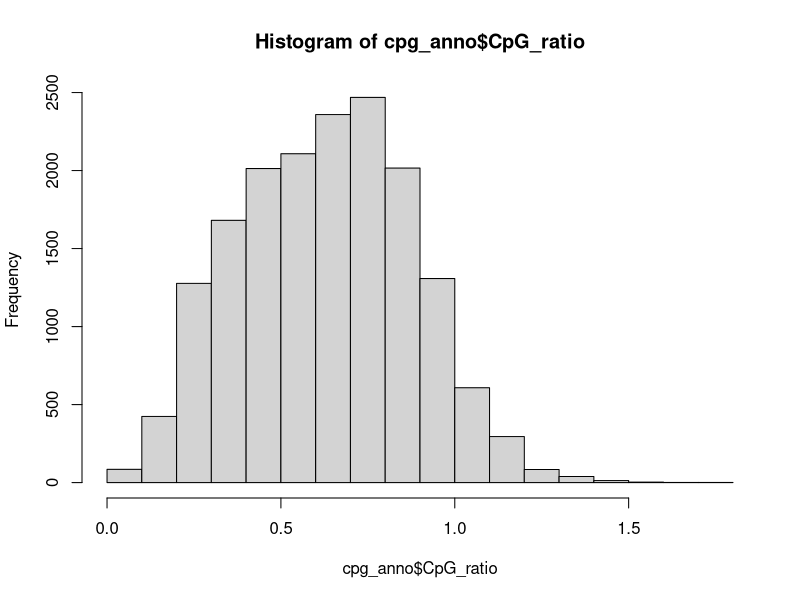
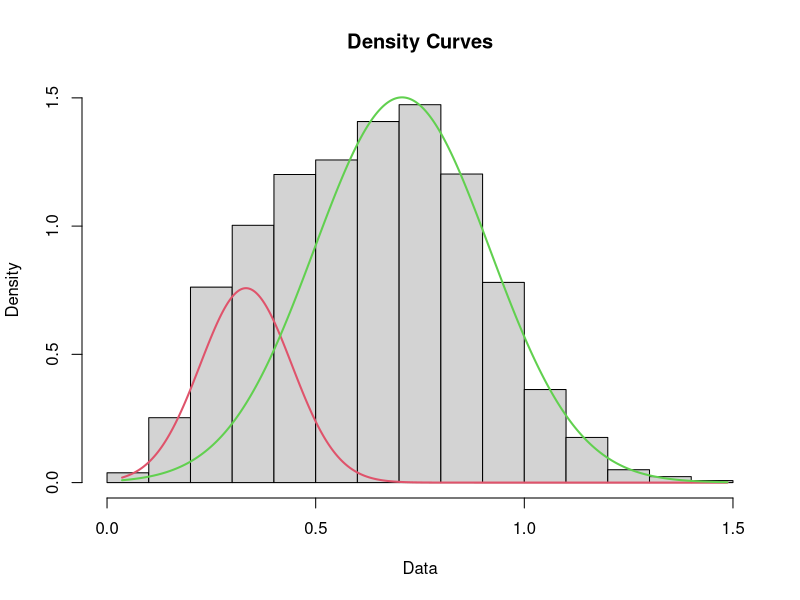
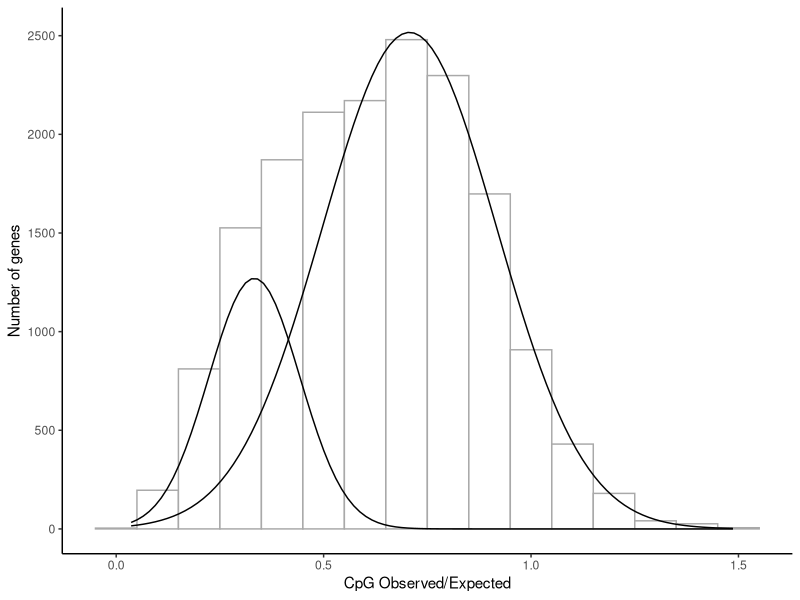

Write the R code that produced these figures, in order.
## ---- chunk 1
knitr::opts_chunk$set(echo = TRUE)
## ---- chunk 2
library(plyr)
library(dplyr)
library(ggplot2)
library(mixtools)
library(fitdistrplus)
## ---- chunk 3
cpg_anno <- read.delim("data/WGBS/Pacuta_cpg_anno.txt", header=FALSE) %>%
  rename(Gene = V1) %>% rename(CpG_ratio = V2)

set.seed(101)
## ---- chunk 4
range(cpg_anno$CpG_ratio)
hist(cpg_anno$CpG_ratio)

cpg_anno <- cpg_anno %>% 
  filter(CpG_ratio >= 0.001) %>% # setting minimum
  filter(CpG_ratio <= 1.5) # setting maximum 

range(cpg_anno$CpG_ratio)
## ---- chunk 5
mixmodel <- normalmixEM(cpg_anno$CpG_ratio, k = 2)

plot(mixmodel, which = 2)
## ---- chunk 6
cpg_anno %>% 
  ggplot(., aes(x=CpG_ratio)) + theme_classic() + 
  geom_histogram(binwidth=0.1, fill = "white", color="darkgrey", alpha=0.9) + 
  ylab("Number of genes") + xlab("CpG Observed/Expected") +
  mapply(
    function(mean, sd, lambda, n, binwidth) {
      stat_function(
        fun = function(x) {
          (dnorm(x, mean = mean, sd = sd)) * n * binwidth * lambda
        }
      )
    },
    mean = mixmodel[["mu"]], #mean
    sd = mixmodel[["sigma"]], #standard deviation
    lambda = mixmodel[["lambda"]], #amplitude
    n = length(cpg_anno$CpG_ratio), #sample size
    binwidth = 0.1 #binwidth used for histogram; needs to match the above binwidth 
  )
## ---- chunk 7
intersect <- function(m1, s1, m2, s2, prop1, prop2){
  
  B <- (m1/s1^2 - m2/s2^2)
  A <- 0.5*(1/s2^2 - 1/s1^2)
  C <- 0.5*(m2^2/s2^2 - m1^2/s1^2) - log((s1/s2)*(prop2/prop1))
  
  (-B + c(1,-1)*sqrt(B^2 - 4*A*C))/(2*A)
}

mixmodel[["mu"]] #means
mixmodel[["sigma"]] #standard deviations
mixmodel[["lambda"]] #amplitudes

intersect_pt <- intersect(mixmodel[["mu"]][1], mixmodel[["sigma"]][1], 
                          mixmodel[["mu"]][2], mixmodel[["sigma"]][2], 
                          mixmodel[["lambda"]][1], mixmodel[["lambda"]][2])
## ---- chunk 8
fitdistr(cpg_anno$CpG_ratio, "normal")
